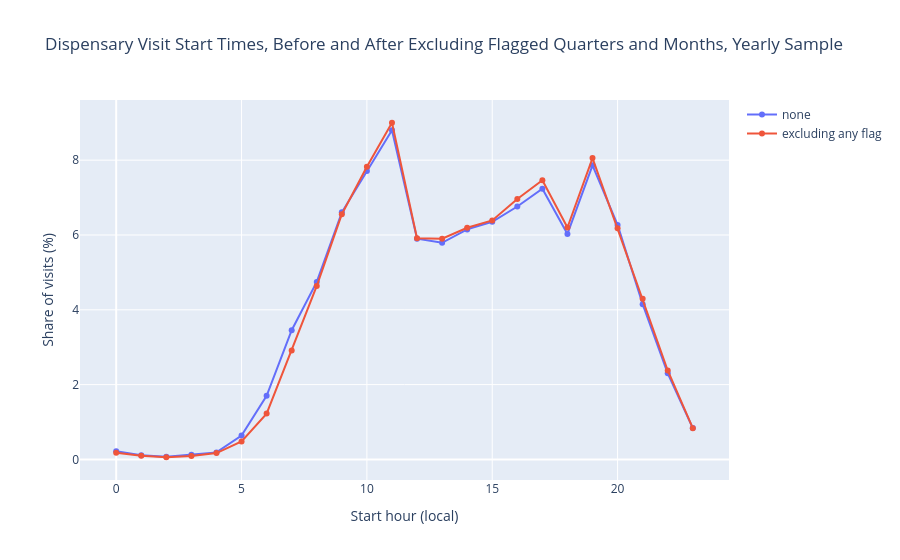

Here is the notebook cell this chart was saved with:
### Code cell
# (1) Chart: start hours before and after excluding every flagged quarter/month
fig3 = px.line(
    start_hours.filter(pl.col("exclusion").is_in(["none", "excluding any flag"])).with_columns(pl.col("share") * 100).to_pandas(),
    x="hour",
    y="share",
    color="exclusion",
    markers=True,
    labels={
        "hour": "Start hour (local)",
        "share": "Share of visits (%)",
        "exclusion": "",
    },
    title="Dispensary Visit Start Times, Before and After Excluding Flagged Quarters and Months, Yearly Sample",
)

show(fig3, "start_hours_by_exclusion")

### Figure 1 — Plotly figure (JSON) as saved in the notebook; plotly's stock layout.template omitted (floating-point values rounded to 4 significant figures)
{"data": [{"hovertemplate": "=none<br>Start hour (local)=%{x}<br>Share of visits (%)=%{y}<extra></extra>", "legendgroup": "none", "line": {"color": "#636efa", "dash": "solid"}, "marker": {"symbol": "circle"}, "mode": "lines+markers", "name": "none", "orientation": "v", "showlegend": true, "type": "scatter", "x": [0, 1, 2, 3, 4, 5, 6, 7, 8, 9, 10, 11, 12, 13, 14, 15, 16, 17, 18, 19, 20, 21, 22, 23], "xaxis": "x", "y": [0.2185, 0.1135, 0.07138, 0.1247, 0.1883, 0.6364, 1.701, 3.455, 4.745, 6.605, 7.708, 8.8, 5.902, 5.792, 6.149, 6.351, 6.762, 7.236, 6.027, 7.861, 6.269, 4.147, 2.301, 0.8368], "yaxis": "y"}, {"hovertemplate": "=excluding any flag<br>Start hour (local)=%{x}<br>Share of visits (%)=%{y}<extra></extra>", "legendgroup": "excluding any flag", "line": {"color": "#EF553B", "dash": "solid"}, "marker": {"symbol": "circle"}, "mode": "lines+markers", "name": "excluding any flag", "orientation": "v", "showlegend": true, "type": "scatter", "x": [0, 1, 2, 3, 4, 5, 6, 7, 8, 9, 10, 11, 12, 13, 14, 15, 16, 17, 18, 19, 20, 21, 22, 23], "xaxis": "x", "y": [0.1796, 0.0998, 0.05807, 0.09436, 0.1688, 0.4809, 1.225, 2.911, 4.637, 6.555, 7.823, 9.0, 5.915, 5.901, 6.192, 6.388, 6.964, 7.462, 6.199, 8.056, 6.182, 4.294, 2.377, 0.8365], "yaxis": "y"}], "layout": {"legend": {"title": {"text": ""}, "tracegroupgap": 0}, "title": {"text": "Dispensary Visit Start Times, Before and After Excluding Flagged Quarters and Months, Yearly Sample"}, "xaxis": {"anchor": "y", "domain": [0.0, 1.0], "title": {"text": "Start hour (local)"}}, "yaxis": {"anchor": "x", "domain": [0.0, 1.0], "title": {"text": "Share of visits (%)"}}}}
